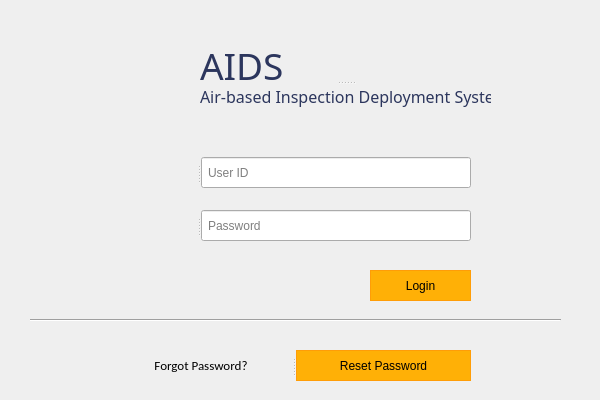
<?xml version="1.0" encoding="UTF-8"?>
<ui version="4.0">
 <class>MainWindow</class>
 <widget class="QMainWindow" name="MainWindow">
  <property name="geometry">
   <rect>
    <x>0</x>
    <y>0</y>
    <width>600</width>
    <height>400</height>
   </rect>
  </property>
  <property name="minimumSize">
   <size>
    <width>600</width>
    <height>400</height>
   </size>
  </property>
  <property name="maximumSize">
   <size>
    <width>600</width>
    <height>400</height>
   </size>
  </property>
  <property name="baseSize">
   <size>
    <width>600</width>
    <height>400</height>
   </size>
  </property>
  <property name="windowTitle">
   <string>AIDS Login</string>
  </property>
  <property name="windowIcon">
   <iconset>
    <normaloff>../Resources/logo_svg.svg</normaloff>../Resources/logo_svg.svg</iconset>
  </property>
  <widget class="QWidget" name="centralwidget">
   <widget class="QLabel" name="app_logo">
    <property name="geometry">
     <rect>
      <x>70</x>
      <y>20</y>
      <width>135</width>
      <height>114</height>
     </rect>
    </property>
    <property name="text">
     <string/>
    </property>
    <property name="pixmap">
     <pixmap>../Resources/aids_logo.png</pixmap>
    </property>
    <property name="alignment">
     <set>Qt::AlignCenter</set>
    </property>
   </widget>
   <widget class="Line" name="hline">
    <property name="geometry">
     <rect>
      <x>30</x>
      <y>310</y>
      <width>531</width>
      <height>20</height>
     </rect>
    </property>
    <property name="orientation">
     <enum>Qt::Horizontal</enum>
    </property>
   </widget>
   <widget class="QSplitter" name="splitter">
    <property name="geometry">
     <rect>
      <x>110</x>
      <y>350</y>
      <width>361</width>
      <height>31</height>
     </rect>
    </property>
    <property name="orientation">
     <enum>Qt::Horizontal</enum>
    </property>
    <widget class="QLabel" name="f">
     <property name="font">
      <font>
       <family>Calibri</family>
       <pointsize>10</pointsize>
      </font>
     </property>
     <property name="text">
      <string>Forgot Password?</string>
     </property>
     <property name="alignment">
      <set>Qt::AlignCenter</set>
     </property>
    </widget>
    <widget class="QPushButton" name="btn_forgot">
     <property name="font">
      <font>
       <family>Helvetica</family>
      </font>
     </property>
     <property name="styleSheet">
      <string notr="true">QPushButton {
background-color: rgb(255, 176, 6);
border: 1.2px solid #ff9d07;
outline: none;}

QPushButton:hover{
background-color: rgb(255, 157, 7);
outline: none;
border: none;
}</string>
     </property>
     <property name="text">
      <string>Reset Password</string>
     </property>
    </widget>
   </widget>
   <widget class="QSplitter" name="splitter_2">
    <property name="geometry">
     <rect>
      <x>200</x>
      <y>40</y>
      <width>291</width>
      <height>68</height>
     </rect>
    </property>
    <property name="orientation">
     <enum>Qt::Vertical</enum>
    </property>
    <widget class="QLabel" name="aids_logo">
     <property name="font">
      <font>
       <family>Audiowide</family>
       <pointsize>28</pointsize>
       <kerning>true</kerning>
      </font>
     </property>
     <property name="text">
      <string>&lt;html&gt;&lt;head/&gt;&lt;body&gt;&lt;p&gt;&lt;span style=&quot; color:#2c365d;&quot;&gt;AIDS&lt;/span&gt;&lt;/p&gt;&lt;/body&gt;&lt;/html&gt;</string>
     </property>
    </widget>
    <widget class="QLabel" name="app_name">
     <property name="font">
      <font>
       <family>Barlow Medium</family>
       <pointsize>12</pointsize>
       <kerning>true</kerning>
      </font>
     </property>
     <property name="text">
      <string>&lt;html&gt;&lt;head/&gt;&lt;body&gt;&lt;p&gt;&lt;span style=&quot; color:#2c365d;&quot;&gt;Air-based Inspection Deployment System&lt;/span&gt;&lt;/p&gt;&lt;/body&gt;&lt;/html&gt;</string>
     </property>
    </widget>
   </widget>
   <widget class="QPushButton" name="btn_login">
    <property name="geometry">
     <rect>
      <x>370</x>
      <y>270</y>
      <width>101</width>
      <height>31</height>
     </rect>
    </property>
    <property name="font">
     <font>
      <family>Helvetica</family>
     </font>
    </property>
    <property name="styleSheet">
     <string notr="true">QPushButton {
background-color: rgb(255, 176, 6);
border: 1.2px solid #ff9d07;
outline: none;}

QPushButton:hover{
background-color: rgb(255, 157, 7);
outline: none;
border: none;
}

QPushButton:pressed{
	background-color: rgb(254, 140, 8);
outline: none;
border: none;
}


</string>
    </property>
    <property name="text">
     <string>Login</string>
    </property>
   </widget>
   <widget class="QSplitter" name="splitter_4">
    <property name="geometry">
     <rect>
      <x>130</x>
      <y>157</y>
      <width>341</width>
      <height>31</height>
     </rect>
    </property>
    <property name="orientation">
     <enum>Qt::Horizontal</enum>
    </property>
    <widget class="QLabel" name="user_icon">
     <property name="sizePolicy">
      <sizepolicy hsizetype="Minimum" vsizetype="Minimum">
       <horstretch>0</horstretch>
       <verstretch>0</verstretch>
      </sizepolicy>
     </property>
     <property name="baseSize">
      <size>
       <width>10</width>
       <height>10</height>
      </size>
     </property>
     <property name="font">
      <font>
       <pointsize>8</pointsize>
      </font>
     </property>
     <property name="frameShape">
      <enum>QFrame::NoFrame</enum>
     </property>
     <property name="text">
      <string/>
     </property>
     <property name="pixmap">
      <pixmap>../Resources/user_icon.png</pixmap>
     </property>
     <property name="alignment">
      <set>Qt::AlignCenter</set>
     </property>
    </widget>
    <widget class="QLineEdit" name="txt_username">
     <property name="sizePolicy">
      <sizepolicy hsizetype="Fixed" vsizetype="Fixed">
       <horstretch>5</horstretch>
       <verstretch>5</verstretch>
      </sizepolicy>
     </property>
     <property name="maximumSize">
      <size>
       <width>270</width>
       <height>500</height>
      </size>
     </property>
     <property name="sizeIncrement">
      <size>
       <width>5</width>
       <height>0</height>
      </size>
     </property>
     <property name="baseSize">
      <size>
       <width>5</width>
       <height>0</height>
      </size>
     </property>
     <property name="font">
      <font>
       <family>Helvetica</family>
      </font>
     </property>
     <property name="styleSheet">
      <string notr="true">padding-left: 4px;</string>
     </property>
     <property name="placeholderText">
      <string>User ID</string>
     </property>
    </widget>
   </widget>
   <widget class="QSplitter" name="splitter_3">
    <property name="geometry">
     <rect>
      <x>150</x>
      <y>210</y>
      <width>321</width>
      <height>31</height>
     </rect>
    </property>
    <property name="orientation">
     <enum>Qt::Horizontal</enum>
    </property>
    <widget class="QLabel" name="password_icon">
     <property name="text">
      <string/>
     </property>
     <property name="pixmap">
      <pixmap>../Resources/padlock_icon.png</pixmap>
     </property>
    </widget>
    <widget class="QLineEdit" name="txt_password">
     <property name="sizePolicy">
      <sizepolicy hsizetype="Fixed" vsizetype="Fixed">
       <horstretch>5</horstretch>
       <verstretch>5</verstretch>
      </sizepolicy>
     </property>
     <property name="maximumSize">
      <size>
       <width>270</width>
       <height>500</height>
      </size>
     </property>
     <property name="sizeIncrement">
      <size>
       <width>5</width>
       <height>0</height>
      </size>
     </property>
     <property name="baseSize">
      <size>
       <width>5</width>
       <height>0</height>
      </size>
     </property>
     <property name="font">
      <font>
       <family>Helvetica</family>
      </font>
     </property>
     <property name="styleSheet">
      <string notr="true">padding-left: 4px;</string>
     </property>
     <property name="text">
      <string/>
     </property>
     <property name="echoMode">
      <enum>QLineEdit::Password</enum>
     </property>
     <property name="placeholderText">
      <string>Password</string>
     </property>
    </widget>
   </widget>
   <widget class="QLabel" name="lbl_response">
    <property name="geometry">
     <rect>
      <x>156</x>
      <y>123</y>
      <width>311</width>
      <height>20</height>
     </rect>
    </property>
    <property name="sizePolicy">
     <sizepolicy hsizetype="Fixed" vsizetype="Fixed">
      <horstretch>5</horstretch>
      <verstretch>5</verstretch>
     </sizepolicy>
    </property>
    <property name="minimumSize">
     <size>
      <width>311</width>
      <height>20</height>
     </size>
    </property>
    <property name="maximumSize">
     <size>
      <width>311</width>
      <height>20</height>
     </size>
    </property>
    <property name="baseSize">
     <size>
      <width>5</width>
      <height>0</height>
     </size>
    </property>
    <property name="font">
     <font>
      <family>Calibri</family>
      <pointsize>11</pointsize>
     </font>
    </property>
    <property name="text">
     <string/>
    </property>
    <property name="alignment">
     <set>Qt::AlignCenter</set>
    </property>
   </widget>
  </widget>
 </widget>
 <tabstops>
  <tabstop>txt_username</tabstop>
  <tabstop>txt_password</tabstop>
  <tabstop>btn_login</tabstop>
  <tabstop>btn_forgot</tabstop>
 </tabstops>
 <resources>
  <include location="../../../Downloads/projects/test.qrc"/>
 </resources>
 <connections/>
</ui>
